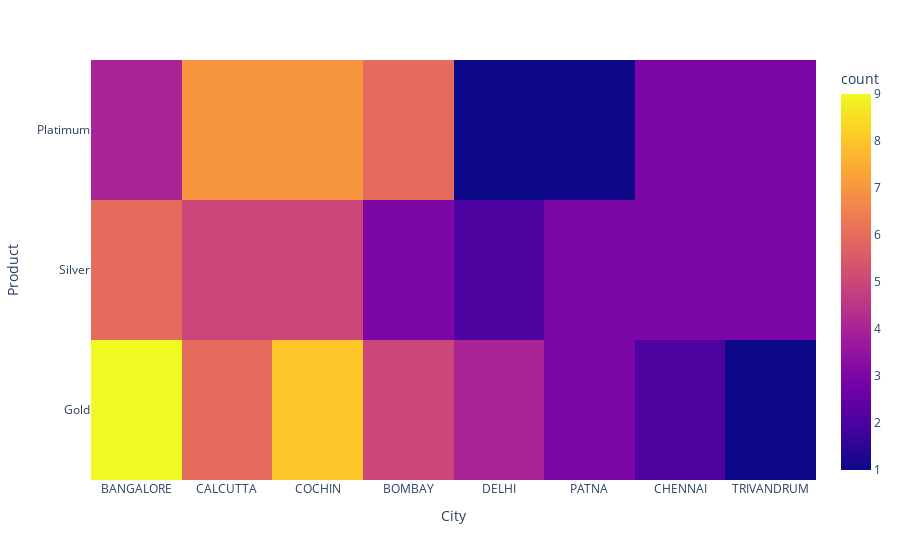

This figure's notebook cell:
### Code cell
fig = px.density_heatmap(data_frame=customer_acquisition_df,
                         x="City",
                         y="Product")
fig.show()

### Figure 1 — Plotly figure (JSON) as saved in the notebook; plotly's stock layout.template omitted (floating-point values rounded to 4 significant figures)
{"data": [{"coloraxis": "coloraxis", "hovertemplate": "City=%{x}<br>Product=%{y}<br>count=%{z}<extra></extra>", "name": "", "type": "histogram2d", "x": ["BANGALORE", "CALCUTTA", "COCHIN", "BOMBAY", "BANGALORE", "DELHI", "COCHIN", "PATNA", "CHENNAI", "CALCUTTA", "COCHIN", "BOMBAY", "BANGALORE", "BANGALORE", "CALCUTTA", "COCHIN", "BOMBAY", "BANGALORE", "BANGALORE", "CALCUTTA", "COCHIN", "BOMBAY", "BANGALORE", "DELHI", "COCHIN", "PATNA", "CHENNAI", "TRIVANDRUM", "CALCUTTA", "BANGALORE", "CALCUTTA", "COCHIN", "BOMBAY", "CALCUTTA", "COCHIN", "BOMBAY", "BANGALORE", "CHENNAI", "TRIVANDRUM", "CALCUTTA", "COCHIN", "BOMBAY", "BANGALORE", "DELHI", "COCHIN", "PATNA", "CHENNAI", "TRIVANDRUM", "CALCUTTA", "COCHIN", "BOMBAY", "BANGALORE", "DELHI", "COCHIN", "PATNA", "CHENNAI", "TRIVANDRUM", "CALCUTTA", "BANGALORE", "CALCUTTA", "COCHIN", "BOMBAY", "BANGALORE", "DELHI", "COCHIN", "PATNA", "CHENNAI", "TRIVANDRUM", "CALCUTTA", "BOMBAY", "BOMBAY", "BANGALORE", "CALCUTTA", "COCHIN", "BOMBAY", "BANGALORE", "BANGALORE", "CALCUTTA", "COCHIN", "BOMBAY", "BANGALORE", "DELHI", "COCHIN", "PATNA", "CHENNAI", "TRIVANDRUM", "CALCUTTA", "BANGALORE", "CALCUTTA", "COCHIN", "BOMBAY", "BANGALORE", "DELHI", "COCHIN", "PATNA", "CHENNAI", "TRIVANDRUM", "CALCUTTA", "CALCUTTA", "COCHIN"], "xaxis": "x", "xbingroup": "x", "y": ["Gold", "Silver", "Platimum", "Platimum", "Platimum", "Silver", "Silver", "Silver", "Silver", "Gold", "Gold", "Gold", "Gold", "Gold", "Gold", "Gold", "Gold", "Silver", "Platimum", "Platimum", "Platimum", "Silver", "Silver", "Silver", "Silver", "Gold", "Gold", "Gold", "Gold", "Gold", "Gold", "Gold", "Platimum", "Platimum", "Platimum", "Platimum", "Platimum", "Platimum", "Platimum", "Platimum", "Platimum", "Gold", "Gold", "Gold", "Gold", "Silver", "Platimum", "Platimum", "Platimum", "Platimum", "Platimum", "Platimum", "Platimum", "Platimum", "Platimum", "Platimum", "Silver", "Silver", "Silver", "Gold", "Gold", "Gold", "Gold", "Gold", "Gold", "Gold", "Gold", "Silver", "Platimum", "Platimum", "Platimum", "Silver", "Silver", "Silver", "Silver", "Silver", "Silver", "Silver", "Silver", "Silver", "Gold", "Gold", "Platimum", "Silver", "Silver", "Silver", "Silver", "Gold", "Gold", "Gold", "Gold", "Gold", "Gold", "Gold", "Gold", "Silver", "Platimum", "Platimum", "Platimum", "Silver"], "yaxis": "y", "ybingroup": "y"}], "layout": {"coloraxis": {"colorbar": {"title": {"text": "count"}}, "colorscale": [[0, "#0d0887"], [0.1111, "#46039f"], [0.2222, "#7201a8"], [0.3333, "#9c179e"], [0.4444, "#bd3786"], [0.5556, "#d8576b"], [0.6667, "#ed7953"], [0.7778, "#fb9f3a"], [0.8889, "#fdca26"], [1, "#f0f921"]]}, "legend": {"tracegroupgap": 0}, "margin": {"t": 60}, "xaxis": {"anchor": "y", "domain": [0, 1], "title": {"text": "City"}}, "yaxis": {"anchor": "x", "domain": [0, 1], "title": {"text": "Product"}}}}
